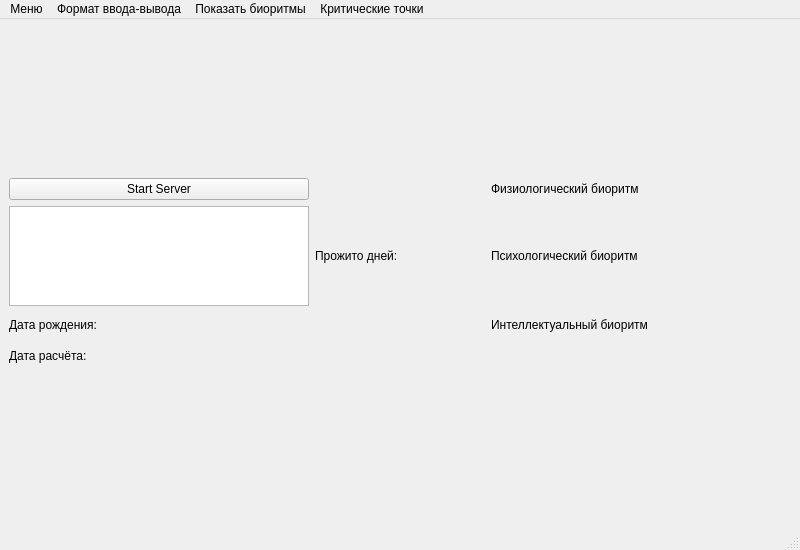
<?xml version="1.0" encoding="UTF-8"?>
<ui version="4.0">
 <class>MainWindow</class>
 <widget class="QMainWindow" name="MainWindow">
  <property name="geometry">
   <rect>
    <x>0</x>
    <y>0</y>
    <width>800</width>
    <height>550</height>
   </rect>
  </property>
  <property name="windowTitle">
   <string>MainWindow</string>
  </property>
  <widget class="QWidget" name="centralwidget">
   <property name="minimumSize">
    <size>
     <width>600</width>
     <height>300</height>
    </size>
   </property>
   <property name="cursor">
    <cursorShape>ArrowCursor</cursorShape>
   </property>
   <property name="tabletTracking">
    <bool>false</bool>
   </property>
   <layout class="QGridLayout" name="gridLayout_5">
    <item row="0" column="0">
     <layout class="QGridLayout" name="gridLayout_4">
      <item row="0" column="3">
       <widget class="QLabel" name="physBiorythmName">
        <property name="maximumSize">
         <size>
          <width>200</width>
          <height>16777215</height>
         </size>
        </property>
        <property name="text">
         <string>Физиологический биоритм</string>
        </property>
       </widget>
      </item>
      <item row="1" column="3">
       <widget class="QLabel" name="psychoBiorythmName">
        <property name="maximumSize">
         <size>
          <width>200</width>
          <height>16777215</height>
         </size>
        </property>
        <property name="text">
         <string>Психологический биоритм</string>
        </property>
       </widget>
      </item>
      <item row="2" column="3">
       <widget class="QLabel" name="intellBiorythmName">
        <property name="maximumSize">
         <size>
          <width>200</width>
          <height>16777215</height>
         </size>
        </property>
        <property name="text">
         <string>Интеллектуальный биоритм</string>
        </property>
       </widget>
      </item>
      <item row="0" column="4">
       <widget class="QLabel" name="physBiorythm">
        <property name="minimumSize">
         <size>
          <width>50</width>
          <height>0</height>
         </size>
        </property>
        <property name="maximumSize">
         <size>
          <width>50</width>
          <height>16777215</height>
         </size>
        </property>
        <property name="text">
         <string/>
        </property>
       </widget>
      </item>
      <item row="4" column="0" colspan="6">
       <layout class="QGridLayout" name="gridLayout"/>
      </item>
      <item row="0" column="2">
       <widget class="QLabel" name="label">
        <property name="minimumSize">
         <size>
          <width>27</width>
          <height>0</height>
         </size>
        </property>
        <property name="maximumSize">
         <size>
          <width>16777215</width>
          <height>16777215</height>
         </size>
        </property>
        <property name="text">
         <string/>
        </property>
       </widget>
      </item>
      <item row="1" column="4">
       <widget class="QLabel" name="psychoBiorythm">
        <property name="minimumSize">
         <size>
          <width>50</width>
          <height>0</height>
         </size>
        </property>
        <property name="maximumSize">
         <size>
          <width>50</width>
          <height>16777215</height>
         </size>
        </property>
        <property name="text">
         <string/>
        </property>
       </widget>
      </item>
      <item row="2" column="4">
       <widget class="QLabel" name="intellBiorythm">
        <property name="minimumSize">
         <size>
          <width>50</width>
          <height>0</height>
         </size>
        </property>
        <property name="maximumSize">
         <size>
          <width>50</width>
          <height>16777215</height>
         </size>
        </property>
        <property name="text">
         <string/>
        </property>
       </widget>
      </item>
      <item row="3" column="3">
       <layout class="QHBoxLayout" name="horizontalLayout"/>
      </item>
      <item row="3" column="0">
       <widget class="QLabel" name="currDayLabelName">
        <property name="maximumSize">
         <size>
          <width>175</width>
          <height>25</height>
         </size>
        </property>
        <property name="text">
         <string>Дата расчёта:</string>
        </property>
       </widget>
      </item>
      <item row="3" column="1">
       <widget class="QLabel" name="currDayLabel">
        <property name="text">
         <string/>
        </property>
       </widget>
      </item>
      <item row="2" column="0">
       <widget class="QLabel" name="birthdayLabelName">
        <property name="maximumSize">
         <size>
          <width>175</width>
          <height>25</height>
         </size>
        </property>
        <property name="text">
         <string>Дата рождения:</string>
        </property>
       </widget>
      </item>
      <item row="2" column="1">
       <widget class="QLabel" name="birthdayLabel">
        <property name="text">
         <string/>
        </property>
       </widget>
      </item>
      <item row="0" column="0">
       <widget class="QPushButton" name="btnStart">
        <property name="text">
         <string>Start Server</string>
        </property>
       </widget>
      </item>
      <item row="1" column="0">
       <widget class="QTextEdit" name="txtLog">
        <property name="maximumSize">
         <size>
          <width>300</width>
          <height>100</height>
         </size>
        </property>
        <property name="readOnly">
         <bool>true</bool>
        </property>
       </widget>
      </item>
      <item row="0" column="1">
       <widget class="QLabel" name="lblIp">
        <property name="text">
         <string/>
        </property>
       </widget>
      </item>
      <item row="1" column="1">
       <widget class="QLabel" name="daysLivedLbl">
        <property name="text">
         <string>Прожито дней:</string>
        </property>
       </widget>
      </item>
      <item row="1" column="2">
       <widget class="QLabel" name="daysLivedNumberLbl">
        <property name="text">
         <string/>
        </property>
       </widget>
      </item>
     </layout>
    </item>
   </layout>
  </widget>
  <widget class="QMenuBar" name="menubar">
   <property name="geometry">
    <rect>
     <x>0</x>
     <y>0</y>
     <width>800</width>
     <height>25</height>
    </rect>
   </property>
   <widget class="QMenu" name="menu">
    <property name="title">
     <string>Меню</string>
    </property>
    <addaction name="separator"/>
    <addaction name="setCurrDate"/>
    <addaction name="separator"/>
    <addaction name="action_5"/>
    <addaction name="cursorTrackingSwitch"/>
    <addaction name="action"/>
    <addaction name="action_3"/>
    <addaction name="separator"/>
    <addaction name="action_2"/>
    <addaction name="separator"/>
    <addaction name="action_4"/>
   </widget>
   <widget class="QMenu" name="menu_2">
    <property name="title">
     <string>Формат ввода-вывода</string>
    </property>
    <addaction name="separator"/>
    <addaction name="standartFormat"/>
    <addaction name="textFormat"/>
    <addaction name="reverseFormat"/>
   </widget>
   <widget class="QMenu" name="menu_3">
    <property name="title">
     <string>Показать биоритмы</string>
    </property>
    <addaction name="physShowSwitch"/>
    <addaction name="psychoShowSwitcch"/>
    <addaction name="intellShowSwitch"/>
   </widget>
   <widget class="QMenu" name="menu_4">
    <property name="title">
     <string>Критические точки</string>
    </property>
    <addaction name="maxLineSwitch"/>
    <addaction name="maxCrossSwitch"/>
    <addaction name="minLineSwitch"/>
    <addaction name="minCrossSwitch"/>
    <addaction name="nullSwitch"/>
    <addaction name="critMinSwitch"/>
    <addaction name="critMaxSwitch"/>
    <addaction name="critNullSwitch"/>
    <addaction name="action_8"/>
   </widget>
   <addaction name="menu"/>
   <addaction name="menu_2"/>
   <addaction name="menu_3"/>
   <addaction name="menu_4"/>
  </widget>
  <widget class="QStatusBar" name="statusbar"/>
  <action name="action_3">
   <property name="checkable">
    <bool>true</bool>
   </property>
   <property name="text">
    <string>Полноэкранный режим</string>
   </property>
  </action>
  <action name="action_4">
   <property name="text">
    <string>Выйти</string>
   </property>
  </action>
  <action name="standartFormat">
   <property name="checkable">
    <bool>true</bool>
   </property>
   <property name="checked">
    <bool>true</bool>
   </property>
   <property name="text">
    <string>Стандартный</string>
   </property>
  </action>
  <action name="textFormat">
   <property name="checkable">
    <bool>true</bool>
   </property>
   <property name="text">
    <string>Текстовый</string>
   </property>
  </action>
  <action name="reverseFormat">
   <property name="checkable">
    <bool>true</bool>
   </property>
   <property name="text">
    <string>Обратный &quot;американский&quot;</string>
   </property>
  </action>
  <action name="physShowSwitch">
   <property name="checkable">
    <bool>true</bool>
   </property>
   <property name="checked">
    <bool>true</bool>
   </property>
   <property name="text">
    <string>Физиологический биоритм</string>
   </property>
  </action>
  <action name="psychoShowSwitcch">
   <property name="checkable">
    <bool>true</bool>
   </property>
   <property name="checked">
    <bool>true</bool>
   </property>
   <property name="text">
    <string>Психологический биоритм</string>
   </property>
  </action>
  <action name="intellShowSwitch">
   <property name="checkable">
    <bool>true</bool>
   </property>
   <property name="checked">
    <bool>true</bool>
   </property>
   <property name="text">
    <string>Интеллектуальный биоритм</string>
   </property>
  </action>
  <action name="setCurrDate">
   <property name="text">
    <string>Рассмотреть сегодняшнюю дату</string>
   </property>
  </action>
  <action name="action_2">
   <property name="text">
    <string>О программе</string>
   </property>
  </action>
  <action name="action">
   <property name="checkable">
    <bool>true</bool>
   </property>
   <property name="checked">
    <bool>true</bool>
   </property>
   <property name="text">
    <string>Сглаживание</string>
   </property>
  </action>
  <action name="action_5">
   <property name="checkable">
    <bool>true</bool>
   </property>
   <property name="text">
    <string>Толстые линии биоритмов</string>
   </property>
  </action>
  <action name="maxLineSwitch">
   <property name="checkable">
    <bool>true</bool>
   </property>
   <property name="text">
    <string>Пометить точки максимума прямыми</string>
   </property>
  </action>
  <action name="maxCrossSwitch">
   <property name="checkable">
    <bool>true</bool>
   </property>
   <property name="text">
    <string>Пометить точки максимума крестами</string>
   </property>
  </action>
  <action name="minLineSwitch">
   <property name="checkable">
    <bool>true</bool>
   </property>
   <property name="text">
    <string>Пометить точки минимума прямыми</string>
   </property>
  </action>
  <action name="minCrossSwitch">
   <property name="checkable">
    <bool>true</bool>
   </property>
   <property name="text">
    <string>Пометить точки минимума крестами</string>
   </property>
  </action>
  <action name="nullSwitch">
   <property name="checkable">
    <bool>true</bool>
   </property>
   <property name="text">
    <string>Пометить точки неустойчивости окружностями</string>
   </property>
  </action>
  <action name="critMinSwitch">
   <property name="checkable">
    <bool>true</bool>
   </property>
   <property name="text">
    <string>Пометить критические минимумы</string>
   </property>
  </action>
  <action name="critMaxSwitch">
   <property name="checkable">
    <bool>true</bool>
   </property>
   <property name="text">
    <string>Пометить критические максимумы</string>
   </property>
  </action>
  <action name="critNullSwitch">
   <property name="checkable">
    <bool>true</bool>
   </property>
   <property name="text">
    <string>Пометить точки критической неустойчивости</string>
   </property>
  </action>
  <action name="action_8">
   <property name="checkable">
    <bool>true</bool>
   </property>
   <property name="checked">
    <bool>true</bool>
   </property>
   <property name="text">
    <string>Пометить дату рождения</string>
   </property>
  </action>
  <action name="cursorTrackingSwitch">
   <property name="checkable">
    <bool>true</bool>
   </property>
   <property name="text">
    <string>Отслеживание курсора</string>
   </property>
  </action>
 </widget>
 <resources/>
 <connections/>
</ui>
